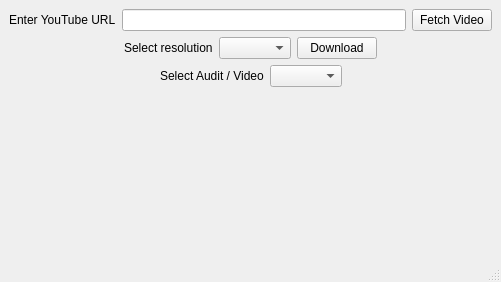
<?xml version="1.0" encoding="UTF-8"?>
<ui version="4.0">
 <class>MainWindow</class>
 <widget class="QMainWindow" name="MainWindow">
  <property name="geometry">
   <rect>
    <x>0</x>
    <y>0</y>
    <width>501</width>
    <height>282</height>
   </rect>
  </property>
  <property name="windowTitle">
   <string>MainWindow</string>
  </property>
  <widget class="QWidget" name="centralwidget">
   <layout class="QGridLayout" name="gridLayout">
    <item row="0" column="0">
     <layout class="QHBoxLayout" name="horizontalLayout_2">
      <item>
       <widget class="QLabel" name="label">
        <property name="text">
         <string>Enter YouTube URL</string>
        </property>
       </widget>
      </item>
      <item>
       <widget class="QLineEdit" name="lineEdit_url"/>
      </item>
      <item>
       <widget class="QPushButton" name="pushButton_fetch">
        <property name="text">
         <string>Fetch Video</string>
        </property>
       </widget>
      </item>
     </layout>
    </item>
    <item row="1" column="0">
     <layout class="QVBoxLayout" name="verticalLayout">
      <item>
       <layout class="QHBoxLayout" name="horizontalLayout">
        <item>
         <spacer name="horizontalSpacer">
          <property name="orientation">
           <enum>Qt::Orientation::Horizontal</enum>
          </property>
          <property name="sizeHint" stdset="0">
           <size>
            <width>40</width>
            <height>20</height>
           </size>
          </property>
         </spacer>
        </item>
        <item>
         <widget class="QLabel" name="label_2">
          <property name="text">
           <string>Select resolution</string>
          </property>
         </widget>
        </item>
        <item>
         <widget class="QComboBox" name="comboBox_resolution"/>
        </item>
        <item>
         <widget class="QPushButton" name="pushButton_download">
          <property name="text">
           <string>Download</string>
          </property>
         </widget>
        </item>
        <item>
         <spacer name="horizontalSpacer_2">
          <property name="orientation">
           <enum>Qt::Orientation::Horizontal</enum>
          </property>
          <property name="sizeHint" stdset="0">
           <size>
            <width>40</width>
            <height>20</height>
           </size>
          </property>
         </spacer>
        </item>
       </layout>
      </item>
      <item>
       <layout class="QHBoxLayout" name="horizontalLayout_3">
        <item>
         <spacer name="horizontalSpacer_4">
          <property name="orientation">
           <enum>Qt::Orientation::Horizontal</enum>
          </property>
          <property name="sizeHint" stdset="0">
           <size>
            <width>40</width>
            <height>20</height>
           </size>
          </property>
         </spacer>
        </item>
        <item>
         <widget class="QLabel" name="label_3">
          <property name="text">
           <string>Select Audit / Video</string>
          </property>
         </widget>
        </item>
        <item>
         <widget class="QComboBox" name="comboBox_downloadType"/>
        </item>
        <item>
         <spacer name="horizontalSpacer_3">
          <property name="orientation">
           <enum>Qt::Orientation::Horizontal</enum>
          </property>
          <property name="sizeHint" stdset="0">
           <size>
            <width>40</width>
            <height>20</height>
           </size>
          </property>
         </spacer>
        </item>
       </layout>
      </item>
     </layout>
    </item>
    <item row="2" column="0">
     <layout class="QHBoxLayout" name="horizontalLayout_4">
      <item>
       <spacer name="horizontalSpacer_5">
        <property name="orientation">
         <enum>Qt::Orientation::Horizontal</enum>
        </property>
        <property name="sizeHint" stdset="0">
         <size>
          <width>40</width>
          <height>20</height>
         </size>
        </property>
       </spacer>
      </item>
      <item>
       <widget class="QLabel" name="label_status">
        <property name="text">
         <string/>
        </property>
       </widget>
      </item>
      <item>
       <spacer name="horizontalSpacer_6">
        <property name="orientation">
         <enum>Qt::Orientation::Horizontal</enum>
        </property>
        <property name="sizeHint" stdset="0">
         <size>
          <width>40</width>
          <height>20</height>
         </size>
        </property>
       </spacer>
      </item>
     </layout>
    </item>
   </layout>
  </widget>
  <widget class="QStatusBar" name="statusbar"/>
 </widget>
 <resources/>
 <connections/>
</ui>
